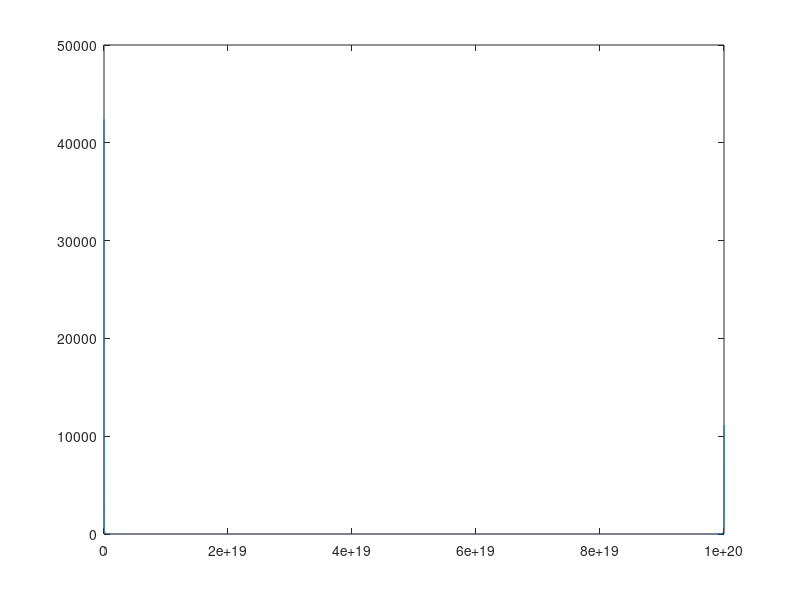

Reproduce this figure in MATLAB.
Fs = 1e20; % sampling freq
t = 0:1/Fs:1e-13;
%f = 5;

tau = 10e-15;

w_0 = 2 * pi * 3.0e8 / 800e-9;
y = exp(-(t.^2) / (4 .* tau .^ 2)) .* cos(w_0 .* t);
plot(t, y)

%y = sin(2 * pi * t * f);
nfft = 2^16;

Y = abs(fft(y, nfft));
plot(Y)

%Y = Y(1:nfft/2);
x = (0:nfft-1)*Fs / nfft;

plot(x, Y);
